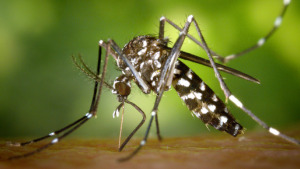
#> input picture THEME 2 - PHOTOGRAPHIE/Activité 3/images/moustique.jpg, 300 x 169 px
$ jupyter execute 'theme 2 - La _photographie_ numerique - Activité 3 - Codage_des_couleurs - part1.ipynb'
#> lines starting #> are read from the running program, lines starting #| are printed output that depends on the picture
#> `carre = Image.new("L", (20, 20), 100)`: carre: PIL image 20x20 L; every value is 100
### THEME 2 - PHOTOGRAPHIE/Activité 3/utilitaires_images.py
from PIL import Image
import requests
from io import BytesIO

def zoomer(image, zoom):
#> called with zoom = 50
    if type(zoom) != int:
        print('Attention : votre facteur de zoom doit être un nombre entier positif')
    taille = image.size
    taille_z = (taille[0] * zoom, taille[1] * zoom)
    if taille_z[0] < 3000 and taille_z[1] < 3000:
        if image.mode != "RGB":
            print("display_zoom ne fonctionne qu'en mode RGB")
        else :
            image_z = Image.new("RGB", taille_z, (0,0,0))
#> image_z: PIL image 100x100 RGB; every value is 0
            tab = image.load()
            tab_z = image_z.load()
            for x in range(taille_z[0]):
                for y in range(taille_z[1]):
                    tab_z[x,y] = tab[x//zoom, y//zoom]
            return image_z
    else:
        print("Vous avez exagéré : votre affichage sera trop grand ! Réduire votre zoom, merci :-)")

def ouvrir_image_par_url(url):
    return Image.open(BytesIO(requests.get(url).content))


### THEME 2 - PHOTOGRAPHIE/Activité 3/theme 2 - La _photographie_ numerique - Activité 3 - Codage_des_couleurs - part1.ipynb
#  theme 4 - La photographie numérique - Activité 3 - Codage des couleurs

## Ce notebook vous donne les éléments de code python associés au document  "Fonctionnement d'un appareil photo numérique : codage des couleurs".

Un notebook se lit de haut en bas. Toutes les cellules de code doivent être exécutées :
- soit en cliquant sur le bouton "Exécuter" dans la barre d'outil
- soit au clavier en tapant sur les touches MAJ + ENTREE

Pour récupérer votre travail sur votre ordinateur : menu File > Download As > Notebook (.ipynb)

# 1  Codage d'une image en niveaux de gris

##  Présentation

<div class = "alert alert-warning">
Une image en niveau de gris est une image dont les couleurs varient du blanc au noir.
Chaque pixel est codé par le niveau de l’intensité lumineuse, souvent sur 8 bits ce qui donne 28 = 256 nuances de gris possibles, codées sur un nombre entier compris entre 0 et 255.
La valeur 0 correspond à une intensité lumineuse nulle, le noir, tandis que la valeur 255 représente l’intensité lumineuse maximale, le blanc.

## Questions

A l’aide de la documentation technique « Fonctionnalités du module Image de la bibliothèque PIL (Pillow) », répondre aux questions suivantes

### 1-1 Exécuter et analyser le programme suivant à l'aide de la documentation technique

[cell 1]
from IPython.display import Image
from PIL import Image
carre = Image.new("L", (20, 20), 100)
display(carre)

### 1-2 En s'inspirant du programme 1-1, faites un programme dans les cases ci-dessous qui permet d’afficher un rectangle de définition 20 x 10 :

    • de couleur noire ;
    • puis de couleur grise (code de votre choix) .

[cell 2]
# code pour rectangle noir à saisir ici

[cell 3]
# code pour rectangle gris à saisir ici

# 2  Codage en couleur

<div class = "alert alert-warning">
Pour reproduire toutes les couleurs, il suffit de 3 couleurs fondamentales : Rouge, Verte et Bleue
C'est pour cela que chaque pixel d'une image informatique est divisé  en 3 sous pixels

Il faut imaginer que l’on règle l’intensité de trois sources lumineuses R rouge, V verte et B bleue qui se mélangent pour donner la couleur résultante.

L’intensité de chacune des trois sous pixels  est codée sur 8 bits (=1 octets)ce qui nous donne un codage de 0 à 255.

Comme il y a 3 canaux, chaque pixel de l'image est codé sur 24 bits (=3 octets). C'est ce qu'on appelle la profondeur de couleur.

Si on multiplie le nombre de pixels de l'image par la profondeur de couleur, on trouve la taille mémoire du fichier image

Comme pour le noir et blanc, pour chacune des couches, plus le code est proche de zéro moins vous envoyez de lumière et plus le code est proche de 255 plus vous envoyez de lumière. (255,255,255) correspond à de la lumière blanche (tous les pixels allumés), (0,0,0) correspond à la couleur noire (tous les pixels éteints).

Par exemple, le code (0,0,255) correspond à de la couleur bleue, (255,255,0) à de la couleur jaune

## Question 2

Utiliser le simulateur ci-dessous pour voir le principe de restitution des couleurs sur un écran qui est le même principe de rendu des couleurs sur les photos numériques

Ce format de couleur n’est pas évident car l’aspect de la couleur résultante est parfois difficile à anticiper. Par exemple la couleur (214, 43, 183) qui correspond à une couleur rose. On trouve néanmoins sur internet pléthore de convertisseurs RGB, par exemple  : [couleurs rvb]( https://www.toutes-les-couleurs.com/code-couleur-rvb.php)

[cell 4]
#simulateur de la restitution des couleurs par un écran
from IPython.display import IFrame
IFrame('https://physique-chimie.discip.ac-caen.fr/IMG/html/synthadd.html', 950, 500)

### 2-1 En s'inspirant du programme 1-1, faites un programme dans les cases ci-dessous qui permet d’afficher un rectangle de définition 20 x 10 de couleur jaune

[cell 5]
# code pour rectangle jaune à saisir ici

### 2-2 Exécuter et analyser le programme suivant à l'aide de la documentation technique

[cell 6]
from utilitaires_images import *

img = Image.new("RGB",(2, 2))
img.putpixel((0,0),(0,255,0))
img.putpixel((1,0),(255,255,0))
img.putpixel((0,1),(0,0,255))
img.putpixel((1,1),(255,0,0))
img_zoom = zoomer(img, 50) #on zoome l'image 50 fois car 2 x 2 pixels c'est petit !
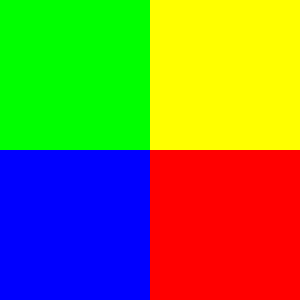
#> img_zoom: PIL image 100x100 RGB (shown 3 times larger); mean R, G, B 127.5, 127.5, 63.8
display(img_zoom)

### 2-3 En s'inspirant du programme 2-2, faites un programme dans les cases ci-dessous qui permet de créer un carré 3x3 pixels colorés (couleurs au choix) et de zoomer l'image 40 fois

[cell 7]
# code pour le carré 3x3 pixels  à saisir ici

# 3 Effectuer des opérations pixel par pixel sur une grande zone

<div class = "alert alert-warning">

Jusque là on a travaillé en pixel par pixel , mais si on veut traiter une "petite" image de 400x300 pixels cela risque de prendre du temps (120 000 pixels tout de même).

On peut utiliser une boucles `for` qui permet de parcourir une un ensemble de valeur.

###  3-1 Exécuter et analyser ce qui se passe dans  les 3 programmes suivant

[cell 8]
# code du programme 1
for i in range(5):
      print (i)

[cell 9]
# code du programme 2
for i in range(5,10):
      print (i)

[cell 10]
# code du programme 3
for i in range(0,10,3):
      print (i)

###  3-2 Ecrire le programme permettant de créer une série de nombre de nombres entiers de 0 à 20 de 4 en 4

[cell 11]
# code du programme

<div class = "alert alert-warning">
Double boucle for

On peut utiliser la méthode suivante qui permet de parcourir une zone rectangulaire de pixels grâce à deux boucles `for`

```
for x in range(xgauche, xdroit):
    for y in range(yhaut, ybas):
        faire ceci, cela sur le pixel de coordonnées (x, y)
```

qui peut se lire comme :

```
Pour chaque pixel(x, y) dans le rectangle compris entre xgauche et xdroit et entre yhaut et ybas:
    faire ceci, cela sur le pixel de coordonnées (x, y)
```

### 3-3 Exécuter et analyser le programme suivant

[cell 12]
image = Image.new('RGB', (500, 300), (0, 0, 0))
#> image: PIL image 500x300 RGB; every value is 0

for x in range(50, 450):
    for y in range(200, 250):
        image.putpixel((x,y), (255, 0, 0))
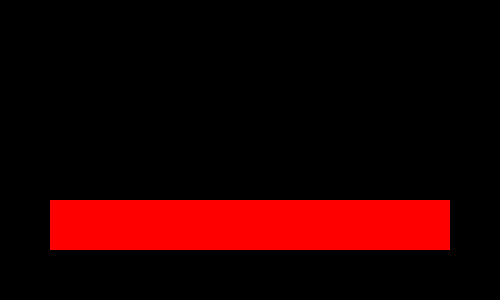
#> image: PIL image 500x300 RGB; mean R, G, B 34, 0, 0

display(image)

### 3-4 En s'inspirant du programme 3-3, coder le drapeau français

[cell 13]
# code du programme

# 5 Traitement des images

### 5-1 Compléter le programme ci-dessous à l'aide de la fiche technique pour afficher
* la taille de l'image
* le mode de couleur
* le format de l'image

[cell 14]
# code du programme à compléter
image = Image.open('./images/moustique.jpg') #image noire au début
#> image is the input picture: PIL image 300x169 RGB; mean R, G, B 107.1, 114.8, 45.4

### 5-2 Executer et analyser  le programme ci-dessous à l'aide de la fiche technique

[cell 15]
from IPython.display import Image
from PIL import Image
pomme=Image.open("./images/Pomme_verte.jpg")
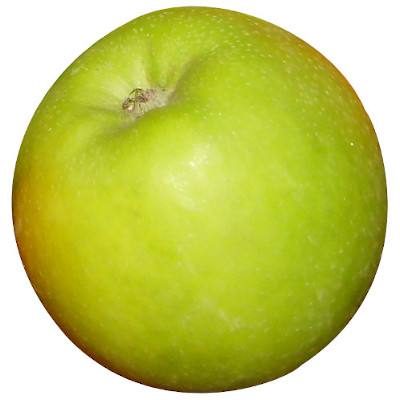
#> input picture THEME 2 - PHOTOGRAPHIE/Activité 3/images/Pomme_verte.jpg, 400 x 400 px
#> pomme is the input picture: PIL image 400x400 RGB; mean R, G, B 194.3, 201.6, 97.7
format=pomme.format
#> format = 'JPEG'
print(format)
#| JPEG
L,l=pomme.size
#> L = 400; l = 400
print("Longueur=",L,"pixels","largeur=",l,"pixels")
#| Longueur= 400 pixels largeur= 400 pixels
r,v,b=pomme.getpixel((200,200))
#> r = 213; v = 228; b = 111
print ("pixel rouge ",r,"pixel vert",v,"pixel bleu",b)
#| pixel rouge  213 pixel vert 228 pixel bleu 111

### 5-3 Compléter le code pour afficher la valeur du canal vert du pixel de coordonnées (100,100)

[cell 16]
# code du programme à compléter
from IPython.display import Image
from PIL import Image
pomme=Image.open("./images/Pomme_verte.jpg")

### 5-3 Changer la couleur d'une image

Executer et analyser  le programme ci-dessous

[cell 17]
from IPython.display import Image
from PIL import Image
pomme=Image.open("./images/Pomme_verte.jpg")
L,l=pomme.size
for y in range(l):
    for x in range(L):
        r,v,b=pomme.getpixel((x,y))
        pomme.putpixel((x,y),(r,0,0))
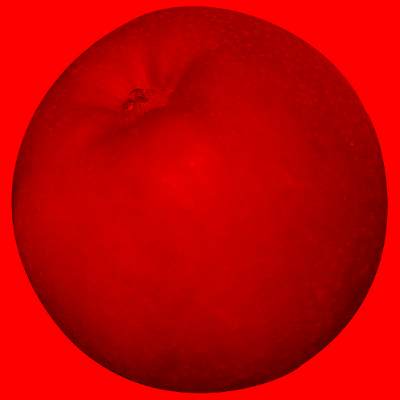
#> pomme: PIL image 400x400 RGB; mean R, G, B 194.3, 0, 0
display(pomme)
